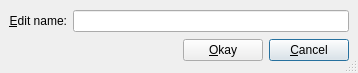
<ui version="4.0" >
 <author>Gerrit M. Albrecht</author>
 <class>RenameTabDialog</class>
 <widget class="QDialog" name="RenameTabDialog" >
  <property name="geometry" >
   <rect>
    <x>0</x>
    <y>0</y>
    <width>358</width>
    <height>73</height>
   </rect>
  </property>
  <property name="sizePolicy" >
   <sizepolicy>
    <hsizetype>5</hsizetype>
    <vsizetype>3</vsizetype>
    <horstretch>0</horstretch>
    <verstretch>0</verstretch>
   </sizepolicy>
  </property>
  <property name="windowTitle" >
   <string>Name Editor:</string>
  </property>
  <property name="sizeGripEnabled" >
   <bool>true</bool>
  </property>
  <layout class="QVBoxLayout" >
   <property name="margin" >
    <number>9</number>
   </property>
   <property name="spacing" >
    <number>6</number>
   </property>
   <item>
    <layout class="QHBoxLayout" >
     <property name="margin" >
      <number>0</number>
     </property>
     <property name="spacing" >
      <number>6</number>
     </property>
     <item>
      <widget class="QLabel" name="m_label_name" >
       <property name="text" >
        <string>&amp;Edit name:</string>
       </property>
       <property name="alignment" >
        <set>Qt::AlignRight|Qt::AlignTrailing|Qt::AlignVCenter</set>
       </property>
       <property name="buddy" >
        <cstring>m_edit_name</cstring>
       </property>
      </widget>
     </item>
     <item>
      <widget class="QLineEdit" name="m_edit_name" >
       <property name="maxLength" >
        <number>200</number>
       </property>
      </widget>
     </item>
    </layout>
   </item>
   <item>
    <layout class="QHBoxLayout" >
     <property name="margin" >
      <number>0</number>
     </property>
     <property name="spacing" >
      <number>6</number>
     </property>
     <item>
      <spacer>
       <property name="orientation" >
        <enum>Qt::Horizontal</enum>
       </property>
       <property name="sizeHint" >
        <size>
         <width>40</width>
         <height>20</height>
        </size>
       </property>
      </spacer>
     </item>
     <item>
      <widget class="QPushButton" name="m_button_okay" >
       <property name="text" >
        <string>&amp;Okay</string>
       </property>
      </widget>
     </item>
     <item>
      <widget class="QPushButton" name="m_button_cancel" >
       <property name="text" >
        <string>&amp;Cancel</string>
       </property>
       <property name="default" >
        <bool>true</bool>
       </property>
      </widget>
     </item>
    </layout>
   </item>
  </layout>
 </widget>
 <tabstops>
  <tabstop>m_edit_name</tabstop>
  <tabstop>m_button_okay</tabstop>
  <tabstop>m_button_cancel</tabstop>
 </tabstops>
 <resources/>
 <connections>
  <connection>
   <sender>m_button_okay</sender>
   <signal>clicked()</signal>
   <receiver>RenameTabDialog</receiver>
   <slot>accept()</slot>
   <hints>
    <hint type="sourcelabel" >
     <x>222</x>
     <y>105</y>
    </hint>
    <hint type="destinationlabel" >
     <x>315</x>
     <y>89</y>
    </hint>
   </hints>
  </connection>
  <connection>
   <sender>m_button_cancel</sender>
   <signal>clicked()</signal>
   <receiver>RenameTabDialog</receiver>
   <slot>reject()</slot>
   <hints>
    <hint type="sourcelabel" >
     <x>276</x>
     <y>105</y>
    </hint>
    <hint type="destinationlabel" >
     <x>298</x>
     <y>43</y>
    </hint>
   </hints>
  </connection>
 </connections>
</ui>
